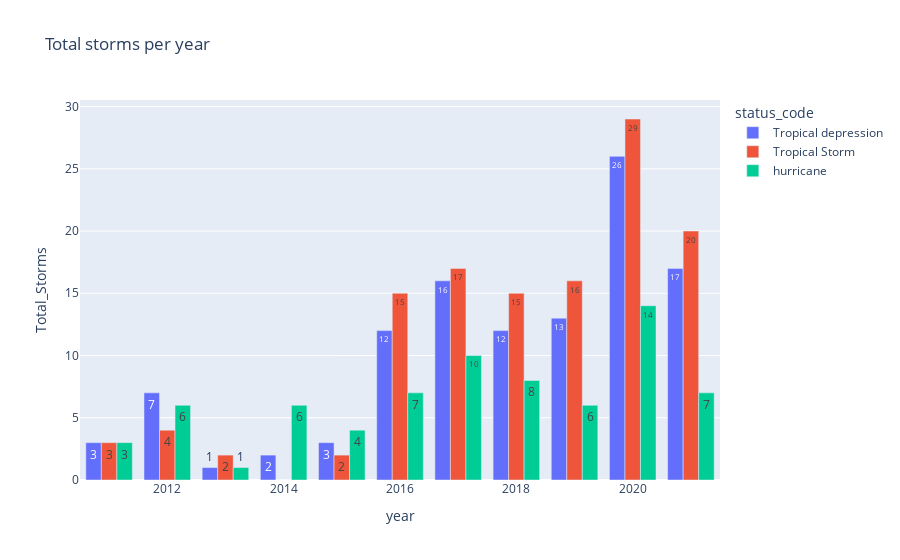

This figure's notebook cell:
### Code cell
fig = px.bar(df_plot_y, x='year', y='Total_Storms', title= 'Total storms per year', barmode='group',color='status_code',text_auto=True)
newnames = {'1':'Tropical depression', '2': 'Tropical Storm', '3': 'hurricane'}
fig.for_each_trace(lambda t: t.update(name = newnames[t.name],
                                      legendgroup = newnames[t.name],
                                      hovertemplate = t.hovertemplate.replace(t.name, newnames[t.name])))

fig.show()

### Figure 1 — Plotly figure (JSON) as saved in the notebook; plotly's stock layout.template omitted (floating-point values rounded to 4 significant figures)
{"data": [{"alignmentgroup": "True", "hovertemplate": "status_code=Tropical depression<br>year=%{x}<br>Total_Storms=%{y}<extra></extra>", "legendgroup": "Tropical depression", "marker": {"color": "#636efa", "pattern": {"shape": ""}}, "name": "Tropical depression", "offsetgroup": "1", "orientation": "v", "showlegend": true, "textposition": "auto", "texttemplate": "%{y}", "type": "bar", "x": [2011, 2012, 2013, 2014, 2015, 2016, 2017, 2018, 2019, 2020, 2021], "xaxis": "x", "y": [3, 7, 1, 2, 3, 12, 16, 12, 13, 26, 17], "yaxis": "y"}, {"alignmentgroup": "True", "hovertemplate": "status_code=Tropical Storm<br>year=%{x}<br>Total_Storms=%{y}<extra></extra>", "legendgroup": "Tropical Storm", "marker": {"color": "#EF553B", "pattern": {"shape": ""}}, "name": "Tropical Storm", "offsetgroup": "2", "orientation": "v", "showlegend": true, "textposition": "auto", "texttemplate": "%{y}", "type": "bar", "x": [2011, 2012, 2013, 2014, 2015, 2016, 2017, 2018, 2019, 2020, 2021], "xaxis": "x", "y": [3, 4, 2, 0, 2, 15, 17, 15, 16, 29, 20], "yaxis": "y"}, {"alignmentgroup": "True", "hovertemplate": "status_code=hurricane<br>year=%{x}<br>Total_Storms=%{y}<extra></extra>", "legendgroup": "hurricane", "marker": {"color": "#00cc96", "pattern": {"shape": ""}}, "name": "hurricane", "offsetgroup": "3", "orientation": "v", "showlegend": true, "textposition": "auto", "texttemplate": "%{y}", "type": "bar", "x": [2011, 2012, 2013, 2014, 2015, 2016, 2017, 2018, 2019, 2020, 2021], "xaxis": "x", "y": [3, 6, 1, 6, 4, 7, 10, 8, 6, 14, 7], "yaxis": "y"}], "layout": {"autosize": true, "barmode": "group", "legend": {"title": {"text": "status_code"}, "tracegroupgap": 0}, "title": {"text": "Total storms per year"}, "xaxis": {"anchor": "y", "autorange": true, "domain": [0, 1], "range": [2010.0, 2022.0], "title": {"text": "year"}, "type": "linear"}, "yaxis": {"anchor": "x", "autorange": true, "domain": [0, 1], "range": [0, 30.53], "title": {"text": "Total_Storms"}, "type": "linear"}}}
